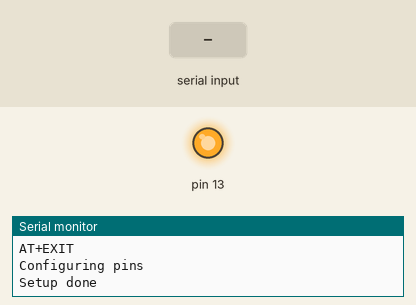
Bench run of a sketch on a simulated Arduino Uno, built with avr-gcc and run on an emulated ATmega328P. Parts: output pins drawn as LEDs (lit = HIGH), the last lines printed to the serial monitor. Inputs (shaded band) come from the test bench.

Above: at 6.7 s.
6.8 s: "DOWN\n" received over Serial
At 8.0 s:
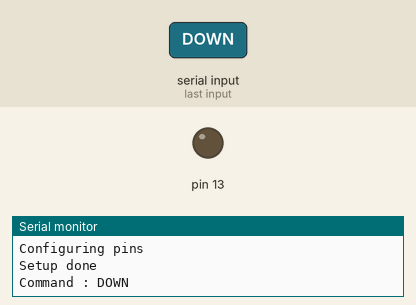
8.3 s: "UP\n" received over Serial
At 9.4 s:
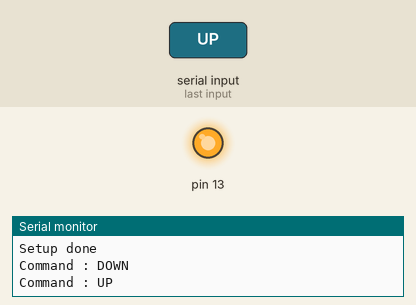
Timing chart, 0 to 11.3 s (numbered marks = the images above; inputs shaded):
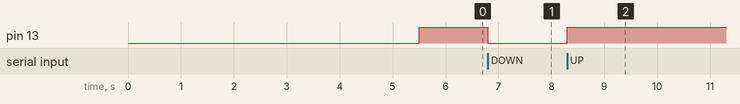

The sketch:

LED.ino
```cpp
// BEAU RATE
#define BAUD_RATE 115200
// END OF LINE CHAR
#define EOL '\n'


void setup() {
  Serial.begin(BAUD_RATE);


  Serial.println("Setup starting");


  // BLUETOOTH CONFIGURATION
  Serial.println("Configuring Bluetooth device");
  delay(500);
  Serial.write("+++");
  delay(2000);
  Serial.write("AT+SETTING=DEFAULT\r\n");
  delay(1000);
  Serial.write("AT+NAME=BT_UNO\r\n");
  delay(1000);
  Serial.write("AT+EXIT\r\n");
  delay(1000);


  // PIN CONFIGURATION
  Serial.println("Configuring pins");
  pinMode(13, OUTPUT);
  digitalWrite(13, HIGH);


  Serial.println("Setup done");

}


// BLUETOOTH CHAR INPUT
char bluetooth_char = 0;
// BLUETOOTH LINE INPUT
String bluetooth_line = "";
// COMMAND
String command = "";

void loop() {


  // HANDLE INPUT
  if(Serial.available()){
    // Read bluetooth serial and store the value in bluetooth_char
    bluetooth_char = Serial.read();
    // Check if EOL
    if(bluetooth_char != EOL) {
      // Add bluetooth_char to bluetooth_line
      bluetooth_line = bluetooth_line + bluetooth_char;
      // end loop function
      return;
    }else{
      // Store bluetooth_line in command
      command = bluetooth_line;
      // Reset bluetooth_line
      bluetooth_line = "";
    }
  }

  // HANDLE COMMAND
  if(command == ""){
    return;
  }else{

    Serial.println("Command : " + command);

    if (command == "UP") {
      digitalWrite(13, HIGH);
    } else if (command == "DOWN") {
      digitalWrite(13, LOW);
    }

    command = "";
  }

}
```

Measured:
- after the input at 6.8 s, pin 13: HIGH → LOW at once
- after the input at 8.3 s, pin 13: LOW → HIGH at once
